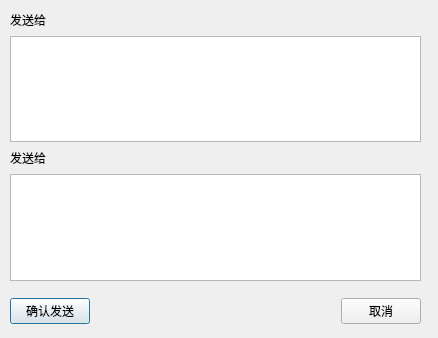
<?xml version="1.0" encoding="UTF-8"?>
<ui version="4.0">
 <class>Send_Feedback</class>
 <widget class="QDialog" name="Send_Feedback">
  <property name="geometry">
   <rect>
    <x>0</x>
    <y>0</y>
    <width>438</width>
    <height>338</height>
   </rect>
  </property>
  <property name="windowTitle">
   <string>Dialog</string>
  </property>
  <widget class="QWidget" name="">
   <property name="geometry">
    <rect>
     <x>10</x>
     <y>10</y>
     <width>411</width>
     <height>271</height>
    </rect>
   </property>
   <layout class="QVBoxLayout" name="verticalLayout">
    <item>
     <layout class="QHBoxLayout" name="horizontalLayout" stretch="1,5,1">
      <item>
       <widget class="QLabel" name="label">
        <property name="text">
         <string>发送给</string>
        </property>
       </widget>
      </item>
      <item>
       <widget class="QLabel" name="name1">
        <property name="text">
         <string/>
        </property>
       </widget>
      </item>
      <item>
       <spacer name="horizontalSpacer">
        <property name="orientation">
         <enum>Qt::Horizontal</enum>
        </property>
        <property name="sizeHint" stdset="0">
         <size>
          <width>40</width>
          <height>20</height>
         </size>
        </property>
       </spacer>
      </item>
     </layout>
    </item>
    <item>
     <widget class="QPlainTextEdit" name="plainTextEdit_feedback1"/>
    </item>
    <item>
     <layout class="QHBoxLayout" name="horizontalLayout_2" stretch="1,5,1">
      <item>
       <widget class="QLabel" name="label_2">
        <property name="text">
         <string>发送给</string>
        </property>
       </widget>
      </item>
      <item>
       <widget class="QLabel" name="name2">
        <property name="text">
         <string/>
        </property>
       </widget>
      </item>
      <item>
       <spacer name="horizontalSpacer_2">
        <property name="orientation">
         <enum>Qt::Horizontal</enum>
        </property>
        <property name="sizeHint" stdset="0">
         <size>
          <width>40</width>
          <height>20</height>
         </size>
        </property>
       </spacer>
      </item>
     </layout>
    </item>
    <item>
     <widget class="QPlainTextEdit" name="plainTextEdit_feedback2"/>
    </item>
   </layout>
  </widget>
  <widget class="QWidget" name="">
   <property name="geometry">
    <rect>
     <x>10</x>
     <y>291</y>
     <width>411</width>
     <height>41</height>
    </rect>
   </property>
   <layout class="QHBoxLayout" name="horizontalLayout_3">
    <item>
     <widget class="QPushButton" name="pushButton_send">
      <property name="text">
       <string>确认发送</string>
      </property>
     </widget>
    </item>
    <item>
     <spacer name="horizontalSpacer_3">
      <property name="orientation">
       <enum>Qt::Horizontal</enum>
      </property>
      <property name="sizeHint" stdset="0">
       <size>
        <width>40</width>
        <height>20</height>
       </size>
      </property>
     </spacer>
    </item>
    <item>
     <widget class="QPushButton" name="pushButton_cancel">
      <property name="text">
       <string>取消</string>
      </property>
     </widget>
    </item>
   </layout>
  </widget>
 </widget>
 <resources/>
 <connections/>
</ui>
